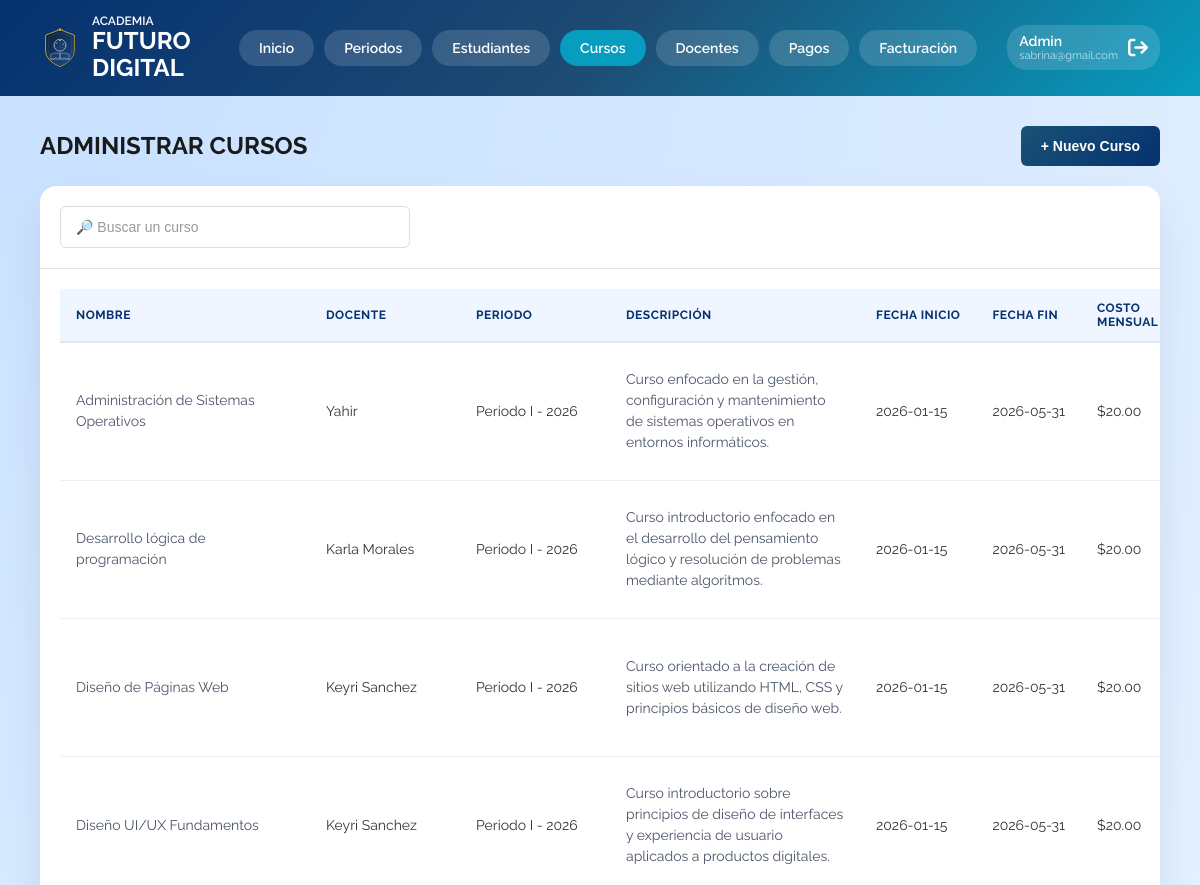
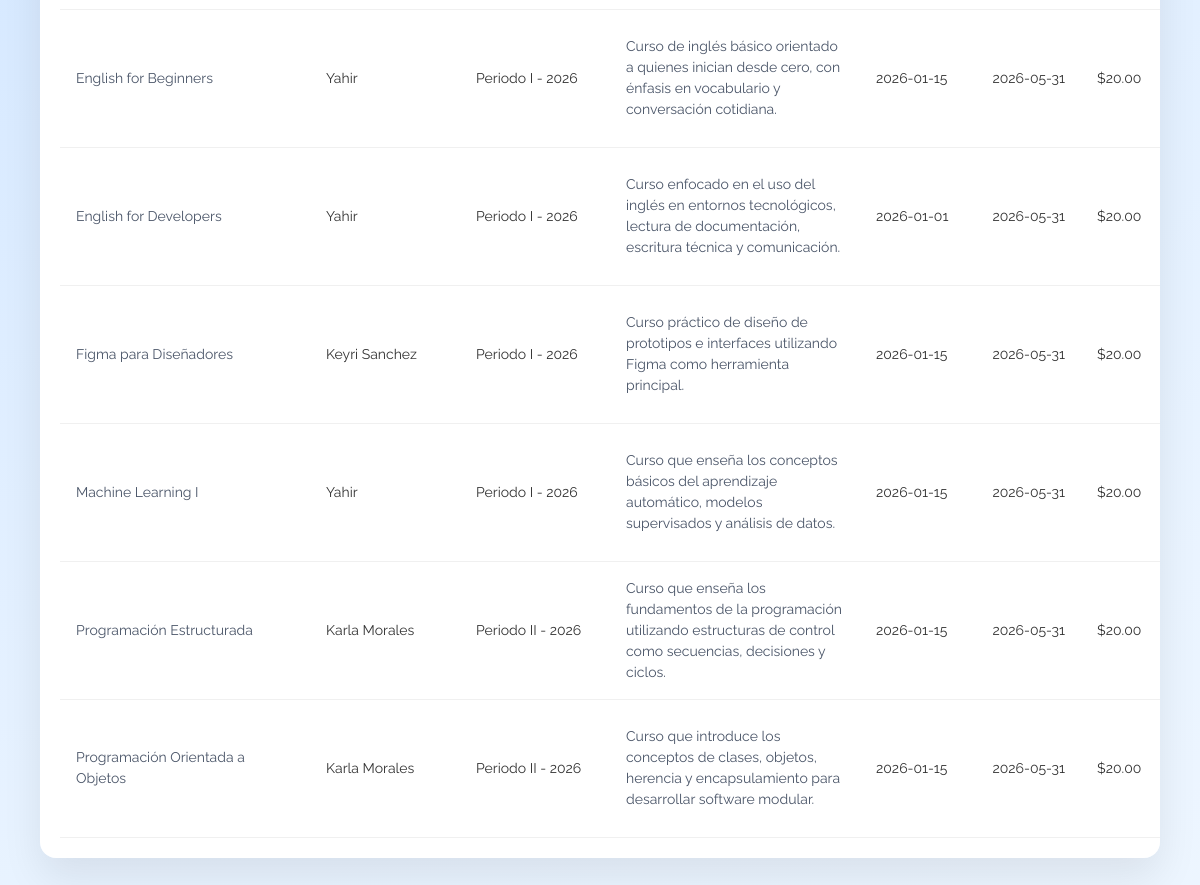
/admin-cursos.php (signed in), run on the app's committed database (2 pictures, top to bottom).
### tables this page shows
CREATE TABLE `cursos` ( 
    `id` int NOT NULL PRIMARY KEY AUTO_INCREMENT, 
    `nombre` varchar(100) NOT NULL, 
    `descripcion` varchar(150) NOT NULL, 
    `costoMensual` decimal(8,2) NOT NULL, 
    `cupos` int NOT NULL, 
    `fechaInicio` date NOT NULL, 
    `fechaFin` date NOT NULL, 
    `estado` tinyint(1) DEFAULT '1', 
    `idDocente` int DEFAULT NULL,
    `idCategoria` INT DEFAULT NULL,
    `idPeriodo` int DEFAULT NULL,
    CONSTRAINT `fk_docente_curso` FOREIGN KEY (`idDocente`) REFERENCES `docentes` (`id`),
    CONSTRAINT `fk_curso_categoria` FOREIGN KEY (`idCategoria`) REFERENCES `categorias` (`id`) 
    ON UPDATE CASCADE 
    ON DELETE SET NULL,
    CONSTRAINT `fk_curso_periodo_insc` FOREIGN KEY (`idPeriodo`) REFERENCES `PeriodoInscripcion` (`id`)
);

CREATE TABLE `PeriodoInscripcion` (
    `id` int PRIMARY KEY NOT NULL AUTO_INCREMENT,
    `nombre` varchar(100) NOT NULL,
    `fechaInicio` date NOT NULL,
    `fechaFin` date NOT NULL,
    `fechaInicioCiclo` DATE NOT NULL,
    `fechaFinCiclo` DATE NOT NULL,
    `estado` tinyint(1) DEFAULT '0'
);

### mostrar-tabla-cursos.php (the view, shortened to what this page needs)
<?php
include('includes/conexion.php');
$sql = "SELECT c.id,
               c.nombre,
               c.descripcion,
               c.fechaInicio,
               c.fechaFin,
               c.costoMensual,
               c.cupos,
               c.estado,
               c.idDocente,
               c.idPeriodo,
               c.idCategoria,
               ca.nombre AS categoria_nombre,
               pi.nombre AS periodo_nombre,
               CONCAT(u.nombre, ' ', u.apellido) AS docente_full,
               GROUP_CONCAT(p.idCursoPrevio) AS prerrequisitos
        FROM cursos c
        LEFT JOIN prerrequisitos p ON c.id = p.idCursoActual
        LEFT JOIN docentes d ON c.idDocente = d.id
        LEFT JOIN usuarios u ON d.usuario_id = u.id
        LEFT JOIN PeriodoInscripcion pi ON c.idPeriodo = pi.id
        LEFT JOIN categorias ca ON c.idCategoria = ca.id
        GROUP BY c.id
        ORDER BY c.estado DESC, c.nombre ASC";
$resultado = mysqli_query($conexion, $sql);
if (mysqli_num_rows($resultado) > 0 ){
?>
    <table class="data-table mobile-cards">
        <thead>
            <tr>
                <th>Nombre</th>
                <th class ="col-docente">Docente</th>
                <th>Periodo</th>
                <th>Descripción</th>
                <th class= "col-fecha">Fecha Inicio</th>
                <th class= "col-fecha">Fecha Fin</th>
                <th>Costo Mensual</th>
            </tr>
        </thead>
        <tbody>
            <?php while($fila = mysqli_fetch_assoc($resultado)){ ?>
            <tr data-id="<?php echo $fila['id']; ?>">
                <td data-label="Nombre" class="col-nombre"><?php echo htmlspecialchars($fila['nombre']); ?></td>
                <td data-label="Docente" class= "col-docente"><?php echo htmlspecialchars($fila['docente_full'] ?? 'Sin asignar'); ?></td>
                <td data-label="Periodo" class="col-periodo"><?php echo htmlspecialchars($fila['periodo_nombre'] ?? 'Sin asignar'); ?></td>
                <td data-label="Descripción" class="col-descripcion"><?php echo htmlspecialchars($fila['descripcion']); ?></td>
                <td data-label="Fecha Inicio" class="col-fecha"><?php echo $fila['fechaInicio']; ?></td>
                <td data-label="Fecha Fin" class="col-fecha"><?php echo $fila['fechaFin']; ?></td>
                <td data-label="Costo Mensual">$<?php echo $fila['costoMensual']; ?></td>
            </tr>
            <?php } ?>
        </tbody>
    </table>
<?php
} else {
    echo '<div class="mensaje-vacio">No hay cursos registrados.</div>';
}
?>

### css/stylesAdmin.css (style rules this page uses)
:root { --primary-blue: #053170; --secondary-blue: #1D4B73; --accent-teal: #069DBF; --accent-teal-light: #e0f7fa; --accent-teal-hover: #057a96; --bg-main: radial-gradient(circle at top left, #c7e0ff, #eaf4ff, #ffffff); --header-gradient: linear-gradient(135deg, #053170, #1D4B73, #069DBF); --btn-gradient: linear-gradient(135deg, #1a5276, #053170); --danger: #e74c3c; --danger-light: #fee2e2; --success: #27ae60; --success-light: #d1fae5; --success-dark: #065f46; --text-main: #1a1a1a; --text-muted: #666; --border-light: #e5e5e5; --border-focus: #dde3ec; --card-shadow: 0 20px 40px rgba(0, 0, 0, 0.08); --modal-overlay: rgba(5, 49, 112, 0.5); --blue-light: #e0f0ff; }
* { margin: 0; padding: 0; box-sizing: border-box; }
.raleway-all { font-family: "Raleway", sans-serif; font-optical-sizing: auto; font-weight: 400; font-style: normal; }
body { background: var(--bg-main); background-size: 100% 200%; font-family: "Raleway", sans-serif; }
.data-table { width: 100%; border-collapse: collapse; font-size: 14px; }
.data-table thead th { background: #f0f6ff; color: var(--primary-blue); font-weight: 700; font-size: 12px; text-transform: uppercase; letter-spacing: 0.5px; padding: 12px 16px; text-align: left; border-bottom: 2px solid #dde8f5; }
.data-table tbody tr { border-bottom: 1px solid #f0f0f0; transition: background 0.2s; }
.data-table tbody td { padding: 14px 16px; color: #333; vertical-align: middle; white-space: nowrap; overflow-wrap: break-word; }
.col-fecha { white-space: nowrap !important; }
.col-docente, .col-periodo { white-space: nowrap !important; min-width: 150px !important; }
@media (min-width: 769px) { .data-table tbody td { white-space: normal; } }
@media (min-width: 769px) { .col-descripcion, .col-nombre { min-width: 250px; max-width: 450px !important; color: #4a5568 !important; line-height: 1.5; white-space: normal !important; word-wrap: break-word !important; } }
@media (min-width: 769px) { .data-table tbody td:nth-child(2), .data-table tbody td:nth-child(3), .data-table tbody td:nth-child(4), .data-table tbody td:nth-child(8) { white-space: normal; max-width: 200px; } }
@media (min-width: 769px) { .data-table td:nth-child(3), .data-table td:nth-child(4), .data-table td:nth-child(7), .data-table td:nth-child(8) { white-space: normal !important; word-wrap: break-word !important; max-width: 180px !important; text-overflow: ellipsis; } }

### data on the page
cursos: nombre "Administración de Sistemas Operativos", docente_full "Yahir", idPeriodo.nombre "Periodo I - 2026", descripcion "Curso enfocado en la gestión, configuración y mantenimiento de sistemas operativos en entornos informáticos.", fechaInicio "2026-01-15", fechaFin "2026-05-31", costoMensual "20.00"
cursos: nombre "Desarrollo lógica de programación", docente_full "Karla Morales", idPeriodo.nombre "Periodo I - 2026", descripcion "Curso introductorio enfocado en el desarrollo del pensamiento lógico y resolución de problemas mediante algoritmos.", fechaInicio "2026-01-15", fechaFin "2026-05-31", costoMensual "20.00"
cursos: nombre "Diseño de Páginas Web", docente_full "Keyri Sanchez", idPeriodo.nombre "Periodo I - 2026", descripcion "Curso orientado a la creación de sitios web utilizando HTML, CSS y principios básicos de diseño web.", fechaInicio "2026-01-15", fechaFin "2026-05-31", costoMensual "20.00"
cursos: nombre "Diseño UI/UX Fundamentos", docente_full "Keyri Sanchez", idPeriodo.nombre "Periodo I - 2026", descripcion "Curso introductorio sobre principios de diseño de interfaces y experiencia de usuario aplicados a productos digitales.", fechaInicio "2026-01-15", fechaFin "2026-05-31", costoMensual "20.00"
cursos: nombre "English for Beginners", docente_full "Yahir", idPeriodo.nombre "Periodo I - 2026", descripcion "Curso de inglés básico orientado a quienes inician desde cero, con énfasis en vocabulario y conversación cotidiana.", fechaInicio "2026-01-15", fechaFin "2026-05-31", costoMensual "20.00"
cursos: nombre "English for Developers", docente_full "Yahir", idPeriodo.nombre "Periodo I - 2026", descripcion "Curso enfocado en el uso del inglés en entornos tecnológicos, lectura de documentación, escritura técnica y comunicación.", fechaInicio "2026-01-01", fechaFin "2026-05-31", costoMensual "20.00"
cursos: nombre "Figma para Diseñadores", docente_full "Keyri Sanchez", idPeriodo.nombre "Periodo I - 2026", descripcion "Curso práctico de diseño de prototipos e interfaces utilizando Figma como herramienta principal.", fechaInicio "2026-01-15", fechaFin "2026-05-31", costoMensual "20.00"
cursos: nombre "Machine Learning I", docente_full "Yahir", idPeriodo.nombre "Periodo I - 2026", descripcion "Curso que enseña los conceptos básicos del aprendizaje automático, modelos supervisados y análisis de datos.", fechaInicio "2026-01-15", fechaFin "2026-05-31", costoMensual "20.00"
cursos: nombre "Programación Estructurada", docente_full "Karla Morales", idPeriodo.nombre "Periodo II - 2026", descripcion "Curso que enseña los fundamentos de la programación utilizando estructuras de control como secuencias, decisiones y ciclos.", fechaInicio "2026-01-15", fechaFin "2026-05-31", costoMensual "20.00"
cursos: nombre "Programación Orientada a Objetos", docente_full "Karla Morales", idPeriodo.nombre "Periodo II - 2026", descripcion "Curso que introduce los conceptos de clases, objetos, herencia y encapsulamiento para desarrollar software modular.", fechaInicio "2026-01-15", fechaFin "2026-05-31", costoMensual "20.00"

### other printed values
$_SESSION["usuario"] "sabrina@gmail.com"
